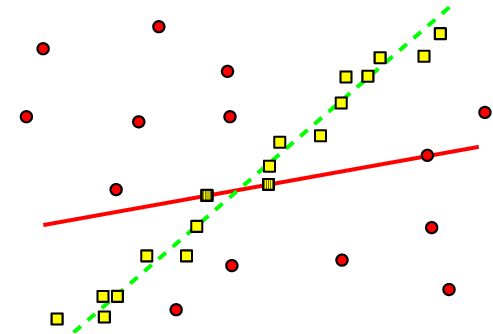
#> input picture OpenCV/6_shapeDetection/rasnac1.png, 493 x 334 px
$ jupyter execute RANSAC.ipynb
#> lines starting #> are read from the running program, lines starting #| are printed output that depends on the picture
[cell 1]
import numpy as np
import cv2 as cv
import matplotlib.pyplot as plt

# RANSAC : random sample consensus

[cell 2]
rasnac1 = cv.imread('rasnac1.png')
#> rasnac1 is the input picture: shape (334, 493, 3); mean B, G, R 243.3, 246.9, 249.3
rasnac2 = cv.imread('rasnac2.png')
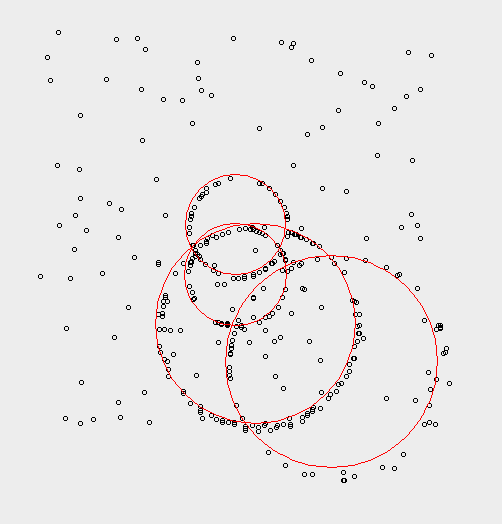
#> input picture OpenCV/6_shapeDetection/rasnac2.png, 502 x 524 px
#> rasnac2 is the input picture: shape (524, 502, 3); mean B, G, R 232.1, 232.1, 233.7
plt.figure(figsize=(12, 8))
plt.subplot(121)
plt.imshow(rasnac1)
plt.subplot(122)
plt.imshow(rasnac2)
plt.show()
#> figure, not shown here; B, G, R data is drawn as R, G, B

## first step: choose random cordinate

[cell 3]
def f_randomSample(row, col, n):
    # row: vertical cordinate
    # col: horizontal cordinate
    # n : number of sample
    total_size = len(row)
    idx = np.random.permutation(np.arange(total_size))
    point = []
    for i in range(int(n)):
        position = idx[i]
        point.append([row[position], col[position]])

    return np.array(point)

# [6 lines of commented-out code are left out]

[cell 4]
r = np.arange(10)
c = r[::-1].copy()
point1, point2 = f_randomSample(r, c, 2)
point1, point2

## second step: find line between them

[cell 5]
def find_line(point1, point2):
    # [7 lines of commented-out code are left out]

    s = np.array([[point1[0], 1],
                 [point2[0], 1]])

    if (np.linalg.matrix_rank(s) == 2) and (np.linalg.det(s) != 0):
        m, h = np.dot(np.linalg.inv(s), [point1[1], point2[1]])
        return m, h
    else:
        return 0, 0

[cell 6]
r = np.random.randint(0, 255, 500)
c = np.random.randint(0, 255, 500)
point1, point2 = f_randomSample(r, c, 2)
m, h = find_line(point1, point2)
m, h

### compute consistency
we should give a margin to the line to see is there any point in line neighbourhood.

check each point whether there is a point in its margin or not, we use RMS: (mx + h - y) ** 2

[cell 7]
# r = np.arange(10)
# c = r[::-1].copy()
r = np.random.randint(-10, 10, 100)
c = np.random.randint(-10, 10, 100)
point1, point2 = f_randomSample(r, c, 2)
m, h = find_line(point1, point2)

def points_consistency(m, h, row, col, th):
    neighbour = 0
    for i in range(len(row)):
        distance = np.square(m * row[i] + h - (col[i]))
        if distance <= th:
            neighbour += 1

#     y = m * row + h
#     distance = np.square(y - col) < th
#     print(np.sum(distance.astype(np.int16)))
    return neighbour

def points_consistency_vectorize(m, h, row, col, th):

    y = m * row + h
    distance = np.square(y - col) < th
    neighbour = np.sum(distance.astype(np.int16))
    return neighbour

[cell 8]
r = np.random.randint(0, 255, 500)
c = np.random.randint(0, 255, 500)
point1, point2 = f_randomSample(r, c, 2)
m, h = find_line(point1, point2)
points_consistency_vectorize(m, h, r, c, 2)

[cell 9]
r = np.random.randint(0, 255, 500)
c = np.random.randint(0, 255, 500)
point1, point2 = f_randomSample(r, c, 2)
m, h = find_line(point1, point2)
points_consistency(m, h, r, c, 2)

[cell 10]
def RANSACLine(EdgeImage, numIter=100, vectorize=True):
    EdgeImage = (EdgeImage > 0).astype(np.float64)
    idx = np.argwhere(EdgeImage)
    row, col = idx[:, 0], idx[:, 1]
    best_m, best_h = 0, 0
    max_score = -1
    for _ in range(numIter):
        p1, p2 = f_randomSample(row, col, 2)
        m, h = find_line(p1, p2)
        if vectorize:
            score = points_consistency_vectorize(m, h, row, col, 1)
        else:
            score = points_consistency(m, h, row, col, 2)

        if score > max_score:
            max_score = score
            best_m, best_h = m, h

    return best_m, best_h

[cell 11]
img = cv.imread('highway2.jpeg')
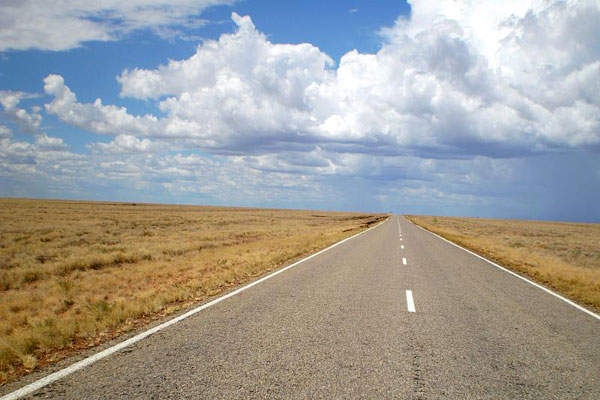
#> input picture OpenCV/6_shapeDetection/highway2.jpeg, 600 x 400 px
#> img is the input picture: shape (400, 600, 3); mean B, G, R 153.8, 158.5, 159.8
a = cv.getGaussianKernel(5, 2)
a2 = a @ a.T
img_s = cv.filter2D(img, -1, a)
edge_img = cv.Canny(img_s, 150, 250)
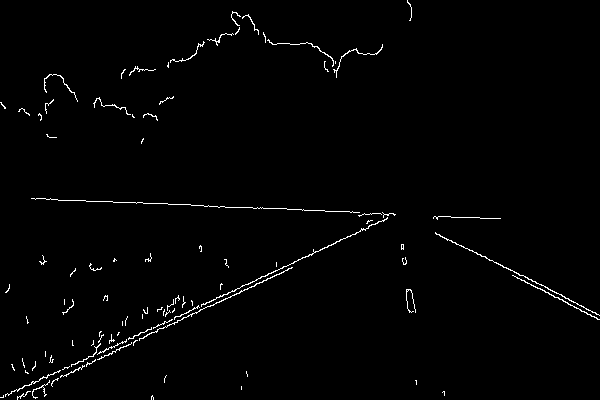
#> edge_img: shape (400, 600); 1.3% white in thin lines or dots
fig = plt.figure(figsize=(12, 8))
plt.subplot(121)
plt.imshow(img_s[:, :, ::-1])
plt.subplot(122)
plt.imshow(edge_img, cmap='gray')
plt.show()
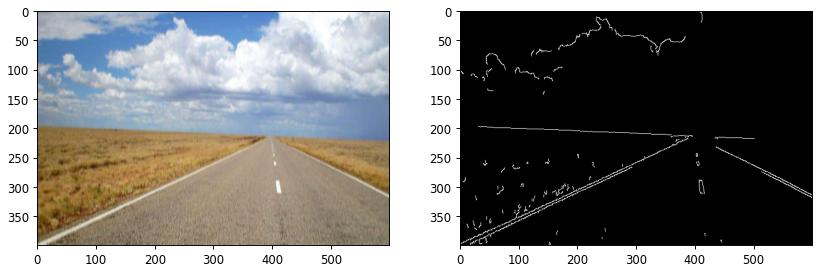
#> figure drawn by matplotlib, 2 panels

[cell 12]
a, b = RANSACLine(edge_img)
#> in RANSACLine, `EdgeImage = (EdgeImage > 0).astype(np.float64)`: EdgeImage: shape (400, 600) float64; values 0 (black) and 1 (white), 1.3% white in thin lines or dots
#> in RANSACLine, `idx = np.argwhere(EdgeImage)`: idx = 3183 pairs, first value 0 to 399, second value 0 to 599
#> in RANSACLine, `row, col = idx[:, 0], idx[:, 1]`: row = 3183 values from 0 to 399; col = 3183 values, max 599 at index 2416, min 0 at index 621, mean 230.4
#> the loop in RANSACLine, `for _ in range(numIter):` made 100 passes
#> (p1, p2, m, h, score, max_score) on passes 1, 19, 23, 28: ([369, 81], [349, 117], -1.8, 745.2, 39, 39), ([302, 208], [395, 22], -2, 812, 80, 80), ([361, 79], [395, 3], -2.24, 885.9, 99, 99), ([264, 289], [372, 70], -2.03, 824.3, 143, 143)
#> (p1, p2, m, h, score) on passes 2 to 7: ([200, 73], [95, 75], -0.019, 76.81, 17), ([278, 518], [384, 46], -4.45, 1755.9, 7), ([295, 561], [309, 202], -25.64, 8125.6, 4), ([263, 405], [230, 362], 1.3, 62.3, 9), ([362, 51], [301, 192], -2.31, 887.8, 22), ([290, 234], [297, 406], 24.57, -6891.7, 4)
a, b
#> Out = (-2.15, 856)

[cell 13]
# a1, b1 = RANSACLine(edge_img, vectorize=False)
# a1, b1

[cell 14]
def f_getExtence(m, h, num_row, num_col):
    r1 = int(0)
    r2 = int(num_row - 1)
    c1 = int(m * r1 + h)
    c2 = int(m * r2 + h)

#     return (r1, c1), (r2, c2)
    return (c1, r1), (c2, r2) # in cv2

[cell 15]
s, e = f_getExtence(a, b, edge_img.shape[0], edge_img.shape[1])
s, e
#> Out = ((856, 0), (-1, 399))

[cell 16]
E2 = np.zeros((edge_img.shape[0], edge_img.shape[1], 3), dtype=np.uint8)
E3 = np.array(edge_img, dtype=np.uint8)
# E3[E3 == 0] = 255
E3[E3 > 0] = 255
E2[:, :, 0] = E3
E2[:, :, 1] = E3
E2[:, :, 2] = E3
#> E2: shape (400, 600, 3); 1.3% white in thin lines or dots
I = cv.line(E2, s, e, (0, 0, 255), 3)
plt.imshow(I[:, :, ::-1])

[cell 17]
def f_randomSample(row, col, n):
    total_size = len(row)
    idx = np.random.permutation(np.arange(total_size))
    point = []
    for i in range(int(n)):
        position = idx[i]
        point.append([row[position], col[position]])

    return np.array(point)

def find_line(point1, point2):
    s = np.array([[point1[0], 1],
                 [point2[0], 1]])
    if (np.linalg.matrix_rank(s) == 2) and (np.linalg.det(s) != 0):
        m, h = np.dot(np.linalg.inv(s), [point1[1], point2[1]])
        return m, h
    else:
        return 0, 0

def points_consistency_vectorize(m, h, row, col, th):
    y = m * row + h
    distance = np.square(y - col) < th
    neighbour = np.sum(distance.astype(np.float64))
    return neighbour

def RANSACLine(EdgeImage, numIter = 100):
    EdgeImage = (EdgeImage > 0).astype(np.float64)
    idx = np.argwhere(EdgeImage)
    row, col = idx[:, 0], idx[:, 1]
    best_m, best_h = 0, 0
    max_score = -1
    for _ in range(numIter):
        p1, p2 = f_randomSample(row, col, 2)
        m, h = find_line(p1, p2)
        score = points_consistency_vectorize(m, h, row, col, 1)
        if score > max_score:
            max_score = score
            best_m, best_h = m, h

    r1 = int(0)
    r2 = int(EdgeImage.shape[0] - 1)
    c1 = int(best_m * r1 + best_h)
    c2 = int(best_m * r2 + best_h)
    point1 , point2 = (c1, r1), (c2, r2)

    E = np.zeros((EdgeImage.shape[0], EdgeImage.shape[1], 3), dtype=np.uint8)
    EdgeImage = EdgeImage.astype(np.uint8) * 255
#     EdgeImage[EdgeImage > 0] = 255
    E[:, :, 0] = E[:, :, 1] = E[:, :, 2] = EdgeImage

    return cv.line(E, point1 , point2, (0, 0, 255), 3)

[cell 18]
img = cv.imread('highway2.jpeg')
a = cv.getGaussianKernel(5, 2)
a2 = a @ a.T
img_s = cv.filter2D(img, -1, a)
edge_img = cv.Canny(img_s, 150, 250)
shape_img = RANSACLine(edge_img, 100)

fig = plt.figure(figsize=(12, 8))
plt.subplot(131)
plt.imshow(img_s[:, :, ::-1])
plt.subplot(132)
plt.imshow(edge_img, cmap='gray')
plt.subplot(133)
plt.imshow(shape_img[:, :, ::-1])
plt.show()

# Circle
we need 3 point that they are not on one line

[cell 19]
img = cv.imread('circleEquition.jpeg')
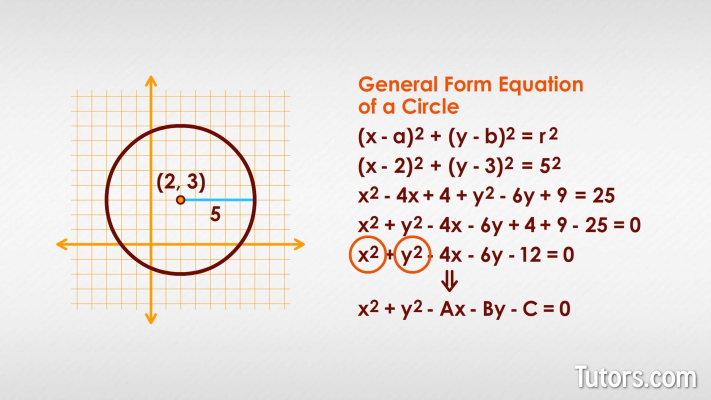
#> input picture OpenCV/6_shapeDetection/circleEquition.jpeg, 1422 x 800 px (shown at 1/2 size)
#> img is the input picture: shape (800, 1422, 3); mean B, G, R 226.1, 228.9, 234.1
img2 = cv.imread('3equation3Unknown.jpeg')
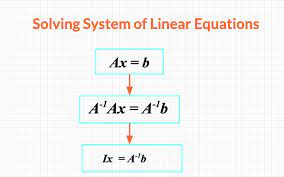
#> input picture OpenCV/6_shapeDetection/3equation3Unknown.jpeg, 284 x 177 px
#> img2 is the input picture: shape (177, 284, 3); mean B, G, R 243.5, 244.7, 244.9
plt.figure(figsize=(12, 8))
plt.subplot(121)
plt.imshow(img[:, :, ::-1])
plt.subplot(122)
plt.imshow(img2[:, :, ::-1])
plt.show()
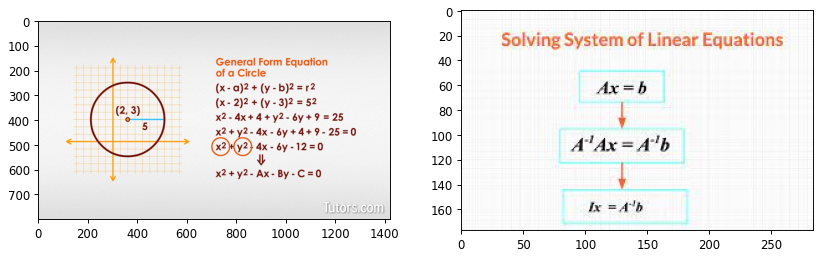
#> figure drawn by matplotlib, 2 panels

[cell 20]
def f_randomSample(row, col, n):
    total_size = len(row)
    idx = np.random.permutation(np.arange(total_size))
    point = []
    for i in range(int(n)):
        position = idx[i]
        point.append([row[position], col[position]])

    return np.array(point)

def find_circle(point1, point2, point3):
    data = np.array([point1, point2, point3])
    answer = -np.sum(np.square(data), axis=1).reshape(3, 1)
    unknown = np.hstack((data, np.ones((3,1))))
    x_center, y_center, radius = 0, 0, 0
    if (np.linalg.matrix_rank(unknown) == 3) and (np.linalg.det(unknown) != 0):
        a, b, c = np.linalg.inv(unknown).dot(answer)
        x_center, y_center = -(a / 2), -(b / 2)
        if (a ** 2 + b ** 2) > (4 * c):
            radius = np.sqrt(a ** 2 + b ** 2 - 4 * c) / 2
        else:
            radius = 0

    return x_center, y_center, radius

def points_consistency_vectorize_circle(x_center, y_center, radius, row, col, th):
    distance = np.square(row - x_center) + np.square(col - y_center)
    error = np.square(distance - np.square(radius)) < th
    score = np.sum(error.astype(np.float64))
    return score

def RANSAC_Circle(EdgeImage, threshold=3, numIter=1000):
    EdgeImage = (EdgeImage > 0).astype(np.float64)
    idx = np.argwhere(EdgeImage)
    row, col = idx[:, 0], idx[:, 1]
    best_x, best_y, best_radius = 0, 0, 0
    max_score = -1
    for _ in range(numIter):
        p1, p2, p3 = f_randomSample(row, col, 3)
        x, y, rad = find_circle(p1, p2, p3)
        score = points_consistency_vectorize_circle(x, y, rad, row, col, threshold)
        if score > max_score:
            max_score = score
            best_x, best_y , best_radius = int(x), int(y), int(rad)


    E = np.zeros((EdgeImage.shape[0], EdgeImage.shape[1], 3), dtype=np.uint8)
    EdgeImage = EdgeImage.astype(np.uint8) * 255
#     EdgeImage[EdgeImage > 0] = 255
    E[:, :, 0] = E[:, :, 1] = E[:, :, 2] = EdgeImage

    return cv.circle(E, (best_y, best_x), best_radius, (0, 0, 255), 2)

[cell 21]
img = cv.imread('circle2.png')
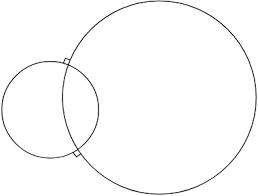
#> input picture OpenCV/6_shapeDetection/circle2.png, 258 x 196 px
#> img is the input picture: shape (196, 258, 3); min 0, max 255, mean 251.1
a = cv.getGaussianKernel(5, 2)
a2 = a @ a.T
img_s = cv.filter2D(img, -1, a)
#> img_s: shape (196, 258, 3)
edge_img = cv.Canny(img_s, 170, 250)
#> edge_img: shape (196, 258); 3.7% white in thin lines or dots
shape_img = RANSAC_Circle(edge_img, 2, 2000)
#> in RANSAC_Circle, `EdgeImage = (EdgeImage > 0).astype(np.float64)`: EdgeImage: shape (196, 258) float64; values 0 (black) and 1 (white), 3.7% white in thin lines or dots
#> in RANSAC_Circle, `E[:, :, 0] = E[:, :, 1] = E[:, :, 2] = EdgeImage`: E: shape (196, 258, 3); 3.7% white in thin lines or dots
#> in RANSAC_Circle, `return cv.circle(E, (best_y, best_x), best_radius, (0, 0, 255), 2)`:
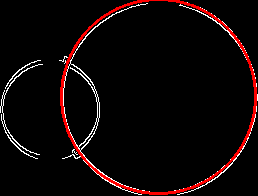
#> returned value: shape (196, 258, 3); mean of channels 0, 1, 2 6.4, 6.4, 14.7; drawn as B, G, R
# shape_img = cv.circle(img_s, (x, y), rad, (0, 0, 255), 3)
plt.figure(figsize=(12, 8))
plt.subplot(131)
plt.imshow(img_s[:, :, ::-1])
plt.subplot(132)
plt.imshow(edge_img, cmap='gray')
plt.subplot(133)
plt.imshow(shape_img[:, : , ::-1])
plt.show()
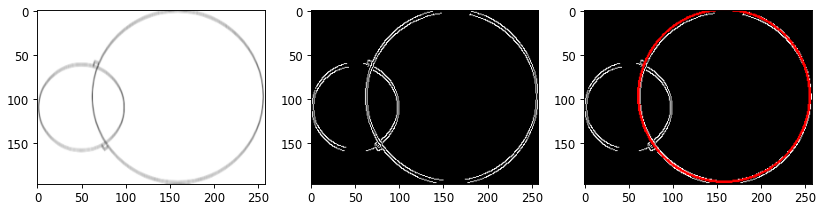
#> figure drawn by matplotlib, 3 panels
